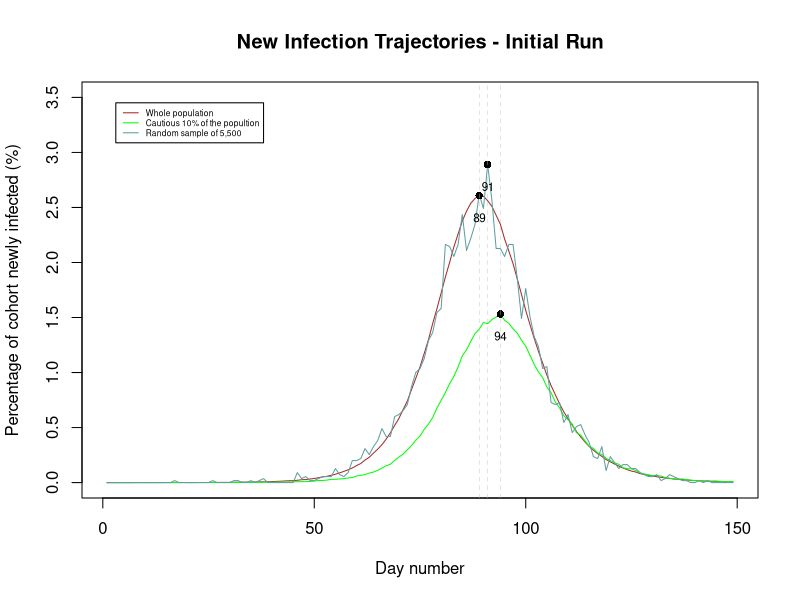

Source code (R): (Note: a time limit stopped this script after it produced the figure.)
## SEIR Model

## Overview
## ********
## The SEIR model is a model to recreate the trajectory of a epidemic, in particular following the path of infections for 3 cohorts. 
## The whole population, the 'cautious' 10% of the population defined as 10% of the population with the lowest beta values and a 
## random sample of 0.1% of the population. Defining 4 states, susceptible, exposed, infected and recovered or dead on each day 
## an individual moves from susceptible state to the exposed state a function of their contact rate, the infected populations 
## contact rate and a viral infectivity parameter lamda. Each day an individual can move from being exposed to infected with 
## the disease with probability 1/3 and move from infected to recovered or dead with probability 1/5. Using the SEIR function, 
## alongside an initial run this program aims to plot the variability in these cohorts by running the model 10 separate times
## and plotting the variability of the runs. 

## SEIR model details
## ******************
## 1. Vectors are initiated whereby 'x' is defined as the storage vector for the whole population each element can either be 
##    0 = Susceptible ## 1 = Exposed ## 2 = Infected ## 3 = Recovered/Dead 
## 2. Vectors are initiated whereby 'S', 'E', 'I', 'R' are vectors showing how many people are in each state each day
## 3. Beta's are assigned to each individual (using rnom) and stored in 'beta' the bottom 10% is identified and stored
## 4. A random sample of 0.1% is also taken from the population for use later (using sample)
## 5. Model starts by using uniform random deviates (runif) to move people from state E -> I and E -> R
## 5. A person, i,  in state S are assigned a probability of moving to state E by sum_infectious * lamda * beta(i) and 
##    moved to state S based on random deviates (runif)
## 6. Three count vectors are set up, new_infections, new_infections_percentile, new_infections_sample and the number of people 
##    moving from E -> I in each group is recorded for that dat
## 7. Model runs for 150 days
## 8. Plots are created using plot, lines, mtext, ablines and legend functions to plot the trajectory of all three samples

seir <-function(n=5500000,ne=10,nt=150) {
  
  ## SEIR stochastic simulation model
  ## n = population size; ne = initially exposed; nt = number of days
  ## Sum of betas of individual in infected state * beta of susceptible individual * lamda is prob S -> E
  ## 1/3 prob of moving E -> I
  ## 1/5 prob of moving I -> S with the assumption this can happen after 1 day
  ## 0 = Susceptible ## 1 = Exposed ## 2 = Infected ## 3 = Recovered/Dead 
  
  lamda <- 0.4/n ## Assuming overall viral infectivity parameter
  x <-rep(0,n) ## Initializing the vector for persons in susceptible state
  beta <-rlnorm(n,0,0.5); beta <-beta/mean(beta) ## Assuming probability distribution for transmission rate
  x[1:ne] <- 1 ## Assuming some exposed state persons
  
  ## Initializing new daily infections, the cautious 10% with lowest transmission rate values and the 0.1% random sample of the population
  
  new_infections <- new_infections_percentile <- new_infections_sample <- rep(0, nt-1)
  
  
  bottomquantile <- quantile( beta, 0.1 ) ## Beta values in lowest 10%
  low_beta = beta < bottomquantile ## low_beta refers to the 10% cautious persons
  samplepopn <- rep(0, n) ; samplepopn[ sample(1:n, n*0.001) ] <- 1 ## Indicator vector identifying 0.1% random sample from the population
  
  ## The infection model
  
  for (i in 2:nt) { ## Looping over days
    
    
    prob_exp = sum(beta[x == 2]) * lamda * beta	## Calculating the probability of getting infected after being exposed 
    u <-runif(n) ## Generating a uniform random deviates vector for model
    
    xu <- (x == 0 & u < prob_exp)	## Calculating vector xu to store persons after being exposed to infection
    x1 <- which(x == 1)
    x2 <- which(x == 2)
    
    new_infections[i-1] <- sum(xu) 	##New people in infectious state for day i
    new_infections_percentile[i-1] <- sum(xu & low_beta) ##Bottom 10% new people in infectious state for day i
    new_infections_sample[i-1] <- sum(xu & samplepopn == 1) ##Sampled new people in infectious state for day i
    
    x[x2][u[x2] < (1/5)] <- 3 ## Persons changing states from I -> R with prob 1/5
    x[x1][u[x1] < (1/3)] <- 2 ## Persons changing states from E -> I with prob 1/3 as calculated for xu vector
    x[xu] <- 1  ## Persons changing states from S -> E after probability of being exposed
    
  }
  
  ## Returning  list of all required persons/data - new infections per day, infections for the cautious 10% of population and 0.1% random sample from population
  
  return(list(new_infections=new_infections, new_infections_percentile=new_infections_percentile, new_infections_sample=new_infections_sample))
} ## End of SEIR model

## Plotting graphs for the initial model

exec <- seir()

## Normalizing the scales of infections of various cases onto a common scale

xx <- exec$new_infections*100/5500000
yy <- exec$new_infections_percentile*100/550000
zz <- exec$new_infections_sample*100/5500
day <- c(1:149)

## Calculating maximum values(number of days) for each infection peak case

maxxx <- which.max(xx)
maxyy <- which.max(yy)
maxzz <- which.max(zz)

## Plotting various cases on a common scale after normalization

plot(day, xx, pch=19,cex=.5, main="New Infection Trajectories - Initial Run" ,xlab="Day number",ylab="Percentage of cohort newly infected (%)", type = 'l', col = 'brown', ylim = c(0,3.5))
lines(yy, col = 'green')
lines(zz, col = 'cadetblue')

## Creating a legend for the plot representing the color of each line and corresponding case of the model

legend("topleft", inset = 0.05, legend=c("Whole population", "Cautious 10% of the popultion", "Random sample of 5,500"),col=c("brown", "green", "cadetblue"), lty=1:1, cex=0.5)

## Creating a line to highlight the day at which each case peaks in the model

points(maxxx, max(xx), pch=16) ; points(maxyy, max(yy), pch=16) ; points(maxzz, max(zz), pch=16)
abline(v = c(maxxx, maxyy, maxzz) , lty=c(2, 2, 2), lwd=c(0.4, 0.4, 0.4), col=c("grey", "grey"))
text(maxxx, max(xx)-0.2, labels = maxxx, cex = 0.7) ; text(maxyy, max(yy)-0.2, labels = maxyy, cex = 0.7) ; text(maxzz, max(zz)-0.2, labels = maxzz, cex = 0.7)

## 10 sample runs - Overview
## *************************
## Plotting graphs replicating 10 model simulations to represent the variability of the infections in each of the three cohorts. Trajectory
## of the pandemic is plotted for each sample run alongside a stripchart and boxplot. The boxplot shows the variabilty in pandemic peak for the 10 runs 
## , however, it ignores the pairwsie variability or day on day changes in infection peaks. The first stripchart shows the day on day variability by 
## standardizing the infection peak movement from one sample run to the next to 10 days movement and showing the corresponding movement in the other 
## cohorts peak. While the second stripshart shows the change in cohorts infection peak from run to run compared to the change in infection peak for the 
## whole population.

v1 <- v2 <- v3 <- rep(0, 10) ##initialize vector to store day of infection peak for each cohort for each sample run
d1 <- d2 <- d3 <- rep(0,9) ##initialize vector to store the difference in the infection peak between each run
sd1 <- sd2 <- sd3 <- rep(10,9) ##initialize vector to store the standardized difference in the infection peak between each run coressponding to 10 day movement for whole popn
dd2 <- dd3 <- rep(0,9) ##initialize vector to store the  difference in the infection peak movement compared to the whole populations infection peak moveemnt 

## Looping over to run the model for 10 times with parallel normalization and finding maximum day at which infection peaks of each cohort

for (i in 1:10) {
  run <- seir()
  
  xx <- run$new_infections*100/5500000
  yy <- run$new_infections_percentile*100/550000
  zz <- run$new_infections_sample*100/5500
  
  v1[i] <- which.max(run$new_infections*100/5500000)
  v2[i] <- which.max(run$new_infections_percentile*100/550000)
  v3[i] <- which.max(run$new_infections_sample*100/550)

  ## Plotting each sample run
  
  plot(day, xx, pch=19,cex=.5, main=paste("New Infection Trajectories - Run", i)  ,xlab="Day number",ylab="Percentage of cohort newly infected (%)", type = 'l', col = 'brown', ylim = c(0,3.5))
  lines(yy, col = 'green')
  lines(zz, col = 'cadetblue')
  legend("topleft", inset = 0.05, legend=c("Whole population", "Cautious 10% of the popultion", "Random sample of 5,500"),col=c("brown", "green", "cadetblue"), lty=1:1, cex=0.5)
  points(unlist(v1[i]), max(xx), pch=16) ; points(unlist(v2[i]), max(yy), pch=16) ; points(unlist(v3[i]), max(zz), pch=16)
  abline(v = c(unlist(v1[i]), unlist(v2[i]), unlist(v3[i])) , lty=c(2, 2, 2), lwd=c(0.4, 0.4, 0.4), col=c("grey", "grey"))
  text(unlist(v1[i]), max(xx)-0.2, labels = unlist(v1[i]), cex = 0.7) ; text(unlist(v2[i]), max(yy)-0.2, labels = unlist(v2[i]), cex = 0.7) ; text(unlist(v3[i]), max(zz)-0.2, labels = unlist(v3[i]), cex = 0.7)
  
}

## Standardizing the movement in each sample runs infection peak for each cohort to corresponding to a 10 day movement in infection peak for the whole population

for (i in 1:9) {
  
  ## If the change in infection peak of whole popn between 2 sample runs is 0 assume 1 day change in infection peak
  
  if (v1[i+1] == v1[i]) { 
    d1[i] <- 1
  } else {
    d1[i] <- v1[i+1] - v1[i] ## Storage of change in infection peak between two runs
  }
  
  d2[i] <- v2[i+1] - v2[i] ## Storage of change in infection peak for cautious 10% of popn
  d3[i] <- v3[i+1] - v3[i] ## Storage of change in infection peak for sample 0.1% of popn
  
  }

sd2 <- (d2/d1)*10 ##Standardize change in infection peak for cautious 10% popn 
sd3 <- (d3/d1)*10 ##Standardize change in infection peak for random 0.1% of popn 

dd2 <- d2 - d1 #Difference between move in infection people for whole population compared to cautious 10%
dd3 <- d3 - d1 #Difference between move in infection people for whole population compared to random 0.1%

## Box plot representing the peak values for 10 runs for each of the 3 cases/cohorts

boxplot(v1, v2, v3, main = "Boxplot & Whistlers for the infection peak of 3 cohorts", horizontal = TRUE, col = c("brown","green", "cadetblue"), names = c("Whole population", "Cautious 10%", "Random sample"), at = c(1, 6, 11))

## Stripchart representing the movement in infection peaks corresponding to a 10 day move in the infection peak of whole popn

datapeakstd <- list("Whole population"=sd1, "Cautious 10%"=sd2, "Random sample" =sd3) ##list of standardized movements in infection peak for three cohorts

stripchart(datapeakstd, main="Cohort's Infection peak movement Vs \nStandardized 10 day move in population peak ", xlab="Movement in infection peak (days)", ylab="Cohort",method="jitter",col = c("brown","green", "cadetblue"),pch=16)

## Stripchart representing the movement in infection peaks compared to the move in the infection peak of whole popn from sample run to sample run

datapeak <- list("Cautious 10%"=dd2, "Random sample" =dd3) ##list of standardized movements in infection peak for three cohorts

stripchart(datapeak, main="Cohort's Infection peak movement Vs \nmove in population peak ", xlab="Movement in infection peak compared\n to infection peak movement in whole popn movement (days)", ylab="Cohort",method="jitter",col = c("brown","green", "cadetblue"),pch=16)

## Conclusion
## The graphs plotted show that infection trajectories simulated using the ZOE data app will have a later peak compared to similation of the whole popluation iven they are cautious 
## (later peaks on line graphs). Infection trajectories using the ZOE app are likely to show lower variability from run to run regarding the infection peak compared to the REACT-2
## trajectories (given the cluster of points around 10 days for cautious 10% on the stripchart compared to the random sample). However, the ZOE app data's simulated movement in infection
## peak will still show variability of +/-2/3 days compared to a simulated model of the whole population (last stripchart).
